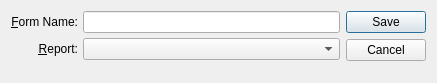
<?xml version="1.0" encoding="UTF-8"?>
<ui version="4.0">
 <comment>This file is part of the xTuple ERP: PostBooks Edition, a free and
open source Enterprise Resource Planning software suite,
Copyright (c) 1999-2010 by OpenMFG LLC, d/b/a xTuple.
It is licensed to you under the Common Public Attribution License
version 1.0, the full text of which (including xTuple-specific Exhibits)
is available at www.xtuple.com/CPAL.  By using this software, you agree
to be bound by its terms.</comment>
 <class>shippingForm</class>
 <widget class="QDialog" name="shippingForm">
  <property name="geometry">
   <rect>
    <x>0</x>
    <y>0</y>
    <width>437</width>
    <height>83</height>
   </rect>
  </property>
  <property name="windowTitle">
   <string>Shipping Form</string>
  </property>
  <layout class="QGridLayout" name="gridLayout">
   <item row="0" column="0">
    <layout class="QVBoxLayout">
     <property name="spacing">
      <number>0</number>
     </property>
     <item>
      <layout class="QVBoxLayout">
       <property name="spacing">
        <number>5</number>
       </property>
       <item>
        <layout class="QHBoxLayout">
         <property name="spacing">
          <number>5</number>
         </property>
         <item>
          <layout class="QVBoxLayout">
           <property name="spacing">
            <number>5</number>
           </property>
           <item>
            <widget class="QLabel" name="_formNameLit">
             <property name="text">
              <string>&amp;Form Name:</string>
             </property>
             <property name="alignment">
              <set>Qt::AlignRight|Qt::AlignTrailing|Qt::AlignVCenter</set>
             </property>
             <property name="buddy">
              <cstring>_name</cstring>
             </property>
            </widget>
           </item>
           <item>
            <widget class="QLabel" name="_reportLit">
             <property name="text">
              <string>&amp;Report:</string>
             </property>
             <property name="alignment">
              <set>Qt::AlignRight|Qt::AlignTrailing|Qt::AlignVCenter</set>
             </property>
             <property name="buddy">
              <cstring>_report</cstring>
             </property>
            </widget>
           </item>
          </layout>
         </item>
         <item>
          <layout class="QVBoxLayout">
           <property name="spacing">
            <number>5</number>
           </property>
           <item>
            <widget class="XLineEdit" name="_name"/>
           </item>
           <item>
            <widget class="XComboBox" name="_report">
             <property name="type">
              <enum>XComboBox::Reports</enum>
             </property>
            </widget>
           </item>
          </layout>
         </item>
        </layout>
       </item>
      </layout>
     </item>
     <item>
      <spacer>
       <property name="orientation">
        <enum>Qt::Vertical</enum>
       </property>
       <property name="sizeType">
        <enum>QSizePolicy::Expanding</enum>
       </property>
       <property name="sizeHint" stdset="0">
        <size>
         <width>20</width>
         <height>20</height>
        </size>
       </property>
      </spacer>
     </item>
    </layout>
   </item>
   <item row="0" column="1">
    <widget class="QDialogButtonBox" name="_buttonBox">
     <property name="orientation">
      <enum>Qt::Vertical</enum>
     </property>
     <property name="standardButtons">
      <set>QDialogButtonBox::Cancel|QDialogButtonBox::Save</set>
     </property>
    </widget>
   </item>
  </layout>
 </widget>
 <layoutdefault spacing="6" margin="11"/>
 <pixmapfunction>qPixmapFromMimeSource</pixmapfunction>
 <customwidgets>
  <customwidget>
   <class>XComboBox</class>
   <extends>QComboBox</extends>
   <header>xcombobox.h</header>
  </customwidget>
  <customwidget>
   <class>XLineEdit</class>
   <extends>QLineEdit</extends>
   <header>xlineedit.h</header>
  </customwidget>
 </customwidgets>
 <tabstops>
  <tabstop>_name</tabstop>
  <tabstop>_report</tabstop>
 </tabstops>
 <resources/>
 <connections>
  <connection>
   <sender>_buttonBox</sender>
   <signal>rejected()</signal>
   <receiver>shippingForm</receiver>
   <slot>reject()</slot>
   <hints>
    <hint type="sourcelabel">
     <x>390</x>
     <y>43</y>
    </hint>
    <hint type="destinationlabel">
     <x>218</x>
     <y>41</y>
    </hint>
   </hints>
  </connection>
 </connections>
</ui>
